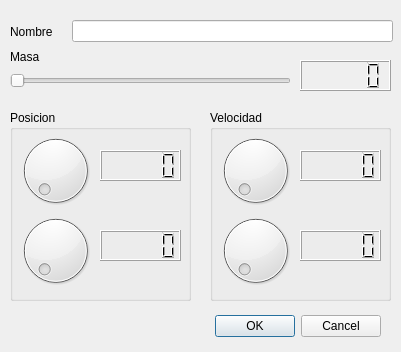
<?xml version="1.0" encoding="UTF-8"?>
<ui version="4.0">
 <class>AddNewBodyDialog</class>
 <widget class="QDialog" name="AddNewBodyDialog">
  <property name="geometry">
   <rect>
    <x>0</x>
    <y>0</y>
    <width>401</width>
    <height>352</height>
   </rect>
  </property>
  <property name="windowTitle">
   <string>Agregar cuerpo</string>
  </property>
  <widget class="QDialogButtonBox" name="buttonBox">
   <property name="geometry">
    <rect>
     <x>40</x>
     <y>310</y>
     <width>341</width>
     <height>32</height>
    </rect>
   </property>
   <property name="orientation">
    <enum>Qt::Horizontal</enum>
   </property>
   <property name="standardButtons">
    <set>QDialogButtonBox::Cancel|QDialogButtonBox::Ok</set>
   </property>
  </widget>
  <widget class="QSlider" name="SliderMasa">
   <property name="geometry">
    <rect>
     <x>10</x>
     <y>70</y>
     <width>281</width>
     <height>21</height>
    </rect>
   </property>
   <property name="minimum">
    <number>1000</number>
   </property>
   <property name="maximum">
    <number>100000</number>
   </property>
   <property name="pageStep">
    <number>1000</number>
   </property>
   <property name="value">
    <number>1000</number>
   </property>
   <property name="orientation">
    <enum>Qt::Horizontal</enum>
   </property>
  </widget>
  <widget class="QLabel" name="labelMasa">
   <property name="geometry">
    <rect>
     <x>10</x>
     <y>50</y>
     <width>59</width>
     <height>14</height>
    </rect>
   </property>
   <property name="text">
    <string>Masa</string>
   </property>
  </widget>
  <widget class="QLCDNumber" name="lcdNumber">
   <property name="geometry">
    <rect>
     <x>300</x>
     <y>60</y>
     <width>91</width>
     <height>31</height>
    </rect>
   </property>
  </widget>
  <widget class="QGroupBox" name="groupBoxPosicion">
   <property name="geometry">
    <rect>
     <x>10</x>
     <y>110</y>
     <width>181</width>
     <height>191</height>
    </rect>
   </property>
   <property name="title">
    <string>Posicion</string>
   </property>
   <widget class="QDial" name="dialposx">
    <property name="geometry">
     <rect>
      <x>0</x>
      <y>20</y>
      <width>91</width>
      <height>81</height>
     </rect>
    </property>
   </widget>
   <widget class="QLCDNumber" name="lcdNumberPosX">
    <property name="geometry">
     <rect>
      <x>90</x>
      <y>40</y>
      <width>81</width>
      <height>31</height>
     </rect>
    </property>
   </widget>
   <widget class="QDial" name="dialposy">
    <property name="geometry">
     <rect>
      <x>0</x>
      <y>100</y>
      <width>91</width>
      <height>81</height>
     </rect>
    </property>
   </widget>
   <widget class="QLCDNumber" name="lcdNumberPosY">
    <property name="geometry">
     <rect>
      <x>90</x>
      <y>120</y>
      <width>81</width>
      <height>31</height>
     </rect>
    </property>
   </widget>
  </widget>
  <widget class="QGroupBox" name="groupBoxVelocidad">
   <property name="geometry">
    <rect>
     <x>210</x>
     <y>110</y>
     <width>181</width>
     <height>191</height>
    </rect>
   </property>
   <property name="title">
    <string>Velocidad</string>
   </property>
   <widget class="QDial" name="dialvelx">
    <property name="geometry">
     <rect>
      <x>0</x>
      <y>20</y>
      <width>91</width>
      <height>81</height>
     </rect>
    </property>
   </widget>
   <widget class="QLCDNumber" name="lcdNumberVelX">
    <property name="geometry">
     <rect>
      <x>90</x>
      <y>40</y>
      <width>81</width>
      <height>31</height>
     </rect>
    </property>
   </widget>
   <widget class="QDial" name="dialvely">
    <property name="geometry">
     <rect>
      <x>0</x>
      <y>100</y>
      <width>91</width>
      <height>81</height>
     </rect>
    </property>
   </widget>
   <widget class="QLCDNumber" name="lcdNumberVelY">
    <property name="geometry">
     <rect>
      <x>90</x>
      <y>120</y>
      <width>81</width>
      <height>31</height>
     </rect>
    </property>
   </widget>
  </widget>
  <widget class="QLineEdit" name="lineEditNombre">
   <property name="geometry">
    <rect>
     <x>72</x>
     <y>20</y>
     <width>321</width>
     <height>22</height>
    </rect>
   </property>
  </widget>
  <widget class="QLabel" name="labelNombre">
   <property name="geometry">
    <rect>
     <x>10</x>
     <y>25</y>
     <width>49</width>
     <height>14</height>
    </rect>
   </property>
   <property name="text">
    <string>Nombre</string>
   </property>
  </widget>
 </widget>
 <resources/>
 <connections>
  <connection>
   <sender>buttonBox</sender>
   <signal>accepted()</signal>
   <receiver>AddNewBodyDialog</receiver>
   <slot>accept()</slot>
   <hints>
    <hint type="sourcelabel">
     <x>258</x>
     <y>294</y>
    </hint>
    <hint type="destinationlabel">
     <x>157</x>
     <y>274</y>
    </hint>
   </hints>
  </connection>
  <connection>
   <sender>buttonBox</sender>
   <signal>rejected()</signal>
   <receiver>AddNewBodyDialog</receiver>
   <slot>reject()</slot>
   <hints>
    <hint type="sourcelabel">
     <x>326</x>
     <y>300</y>
    </hint>
    <hint type="destinationlabel">
     <x>286</x>
     <y>274</y>
    </hint>
   </hints>
  </connection>
  <connection>
   <sender>SliderMasa</sender>
   <signal>valueChanged(int)</signal>
   <receiver>lcdNumber</receiver>
   <slot>display(int)</slot>
   <hints>
    <hint type="sourcelabel">
     <x>250</x>
     <y>53</y>
    </hint>
    <hint type="destinationlabel">
     <x>308</x>
     <y>51</y>
    </hint>
   </hints>
  </connection>
  <connection>
   <sender>dialposx</sender>
   <signal>valueChanged(int)</signal>
   <receiver>lcdNumberPosX</receiver>
   <slot>display(int)</slot>
   <hints>
    <hint type="sourcelabel">
     <x>71</x>
     <y>130</y>
    </hint>
    <hint type="destinationlabel">
     <x>119</x>
     <y>127</y>
    </hint>
   </hints>
  </connection>
  <connection>
   <sender>dialposy</sender>
   <signal>valueChanged(int)</signal>
   <receiver>lcdNumberPosY</receiver>
   <slot>display(int)</slot>
   <hints>
    <hint type="sourcelabel">
     <x>77</x>
     <y>221</y>
    </hint>
    <hint type="destinationlabel">
     <x>115</x>
     <y>219</y>
    </hint>
   </hints>
  </connection>
  <connection>
   <sender>dialvelx</sender>
   <signal>valueChanged(int)</signal>
   <receiver>lcdNumberVelX</receiver>
   <slot>display(int)</slot>
   <hints>
    <hint type="sourcelabel">
     <x>264</x>
     <y>136</y>
    </hint>
    <hint type="destinationlabel">
     <x>316</x>
     <y>137</y>
    </hint>
   </hints>
  </connection>
  <connection>
   <sender>dialvely</sender>
   <signal>valueChanged(int)</signal>
   <receiver>lcdNumberVelY</receiver>
   <slot>display(int)</slot>
   <hints>
    <hint type="sourcelabel">
     <x>269</x>
     <y>210</y>
    </hint>
    <hint type="destinationlabel">
     <x>320</x>
     <y>215</y>
    </hint>
   </hints>
  </connection>
 </connections>
</ui>
